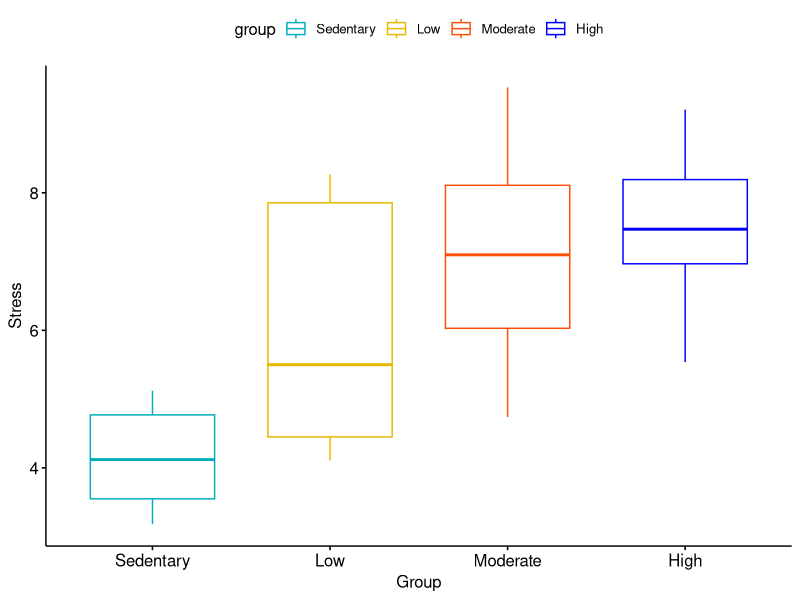
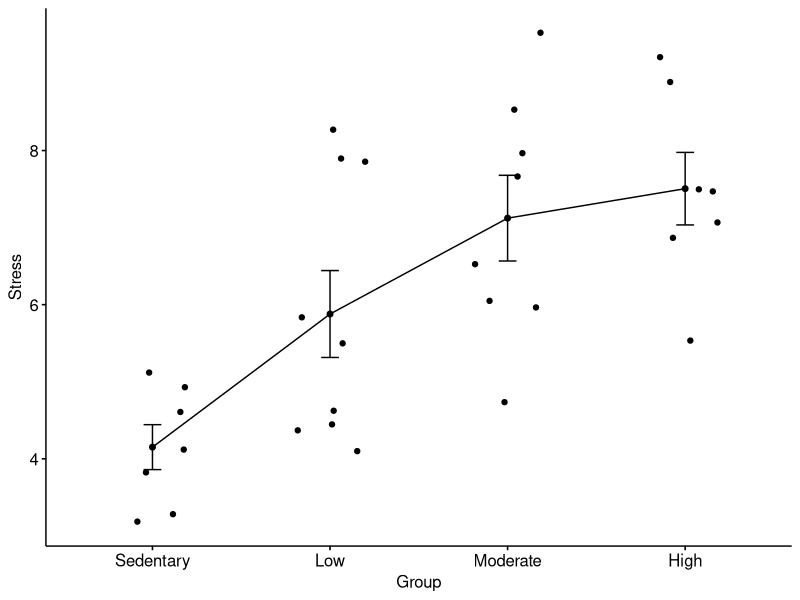
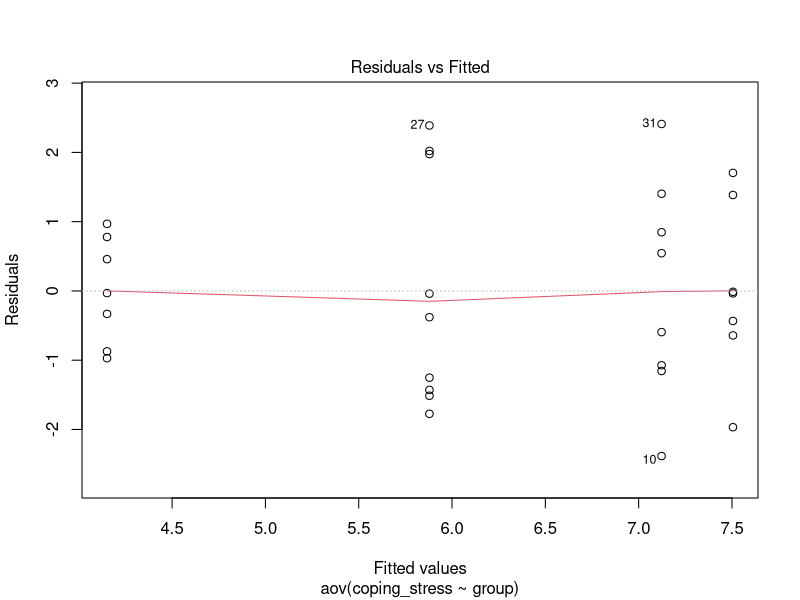
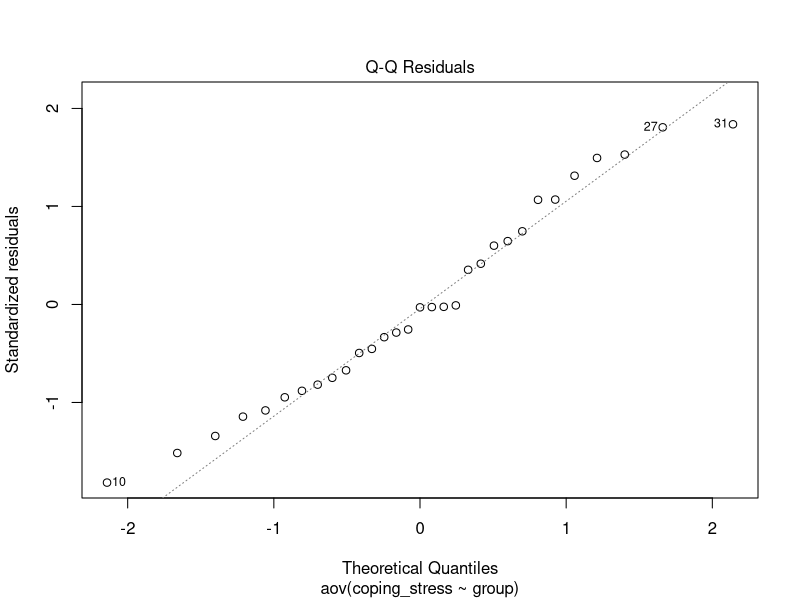

These charts were generated, in order, by the following R code:
# One-way ANOVA in R

# Importing the dataset
dataset <- read.csv("stress.csv")

# Checking the data types of the variables
class(dataset$group)
class(dataset$coping_stress)

# Converting the grouping variable to a factor
dataset$group <- as.factor(dataset$group)

# Checking the data types of the variables again
class(dataset$group)
class(dataset$coping_stress)

# Show the levels
levels(dataset$group)

# If the levels are not automatically in the correct order, re-order them as follow:
dataset$group <- ordered(dataset$group, levels = c("Sedentary", "Low", "Moderate", "High"))

# Show the levels again
levels(dataset$group)

# Compute summary statistics by groups - count, mean, sd:
library(dplyr)
group_by(dataset, group) %>%
  summarise(
    count = n(),
    mean = mean(coping_stress, na.rm = TRUE),
    sd = sd(coping_stress, na.rm = TRUE)
  )

# Visualize your data

install.packages("ggpubr")

library(ggpubr)

ggboxplot(dataset, x = "group", y = "coping_stress", 
          color = "group", palette = c("#00AFBB", "#E7B800", "#FC4E07", "#0000FF"),
          order = c("Sedentary", "Low", "Moderate", "High"),
          ylab = "Stress", xlab = "Group")

ggline(dataset, x = "group", y = "coping_stress", 
       add = c("mean_se", "jitter"), 
       order = c("Sedentary", "Low", "Moderate", "High"),
       ylab = "Stress", xlab = "Group")

# Compute One-way ANOVA test

res.aov <- aov(coping_stress ~ group, data = dataset)
summary(res.aov)

# Tukey multiple pairwise-comparisons

TukeyHSD(res.aov)

# Check the homogeneity of variance assumption

plot(res.aov, 1)
library(car)
leveneTest(coping_stress ~ group, data = dataset)

# Check the normality assumption

plot(res.aov, 2)
# Extract the residuals
aov_residuals <- residuals(object = res.aov )
# Run Shapiro-Wilk test
shapiro.test(x = aov_residuals )

